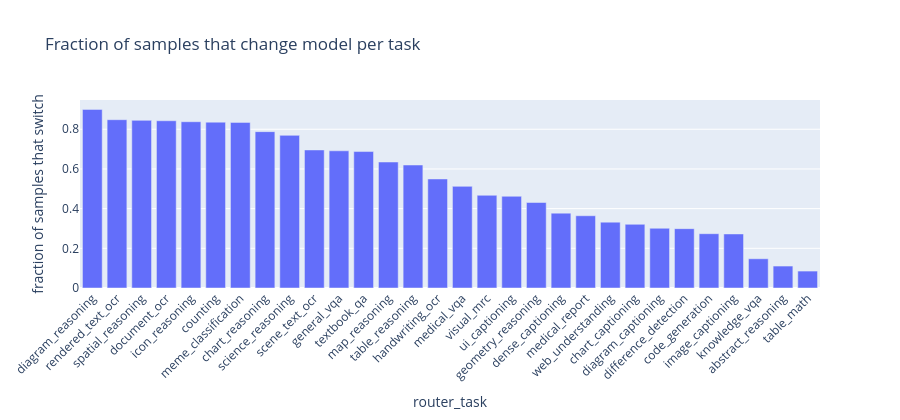

The cell this chart's notebook holds for it:
### Code cell
import plotly.express as px

routing = pd.DataFrame({
    "router_task": df_proc["router_task"].values,
    "old_model": best_old_name.values,
    "new_model": best_new_name.values,
})

routing["changed"] = routing["old_model"] != routing["new_model"]

# 1) Total change rate per task
task_change = (
    routing.groupby("router_task")["changed"]
    .mean()
    .rename("fraction_changed")
    .reset_index()
    .sort_values("fraction_changed", ascending=False)
)

fig1 = px.bar(
    task_change,
    x="router_task",
    y="fraction_changed",
    title="Fraction of samples that change model per task",
    labels={"fraction_changed": "fraction of samples that switch"},
)
fig1.update_layout(xaxis_tickangle=-45, height=420)
fig1.show()

### Figure 1 — Plotly figure (JSON) as saved in the notebook; plotly's stock layout.template omitted (floating-point values rounded to 4 significant figures)
{"data": [{"hovertemplate": "router_task=%{x}<br>fraction of samples that switch=%{y}<extra></extra>", "legendgroup": "", "marker": {"color": "#636efa", "pattern": {"shape": ""}}, "name": "", "orientation": "v", "showlegend": false, "textposition": "auto", "type": "bar", "x": ["diagram_reasoning", "rendered_text_ocr", "spatial_reasoning", "document_ocr", "icon_reasoning", "counting", "meme_classification", "chart_reasoning", "science_reasoning", "scene_text_ocr", "general_vqa", "textbook_qa", "map_reasoning", "table_reasoning", "handwriting_ocr", "medical_vqa", "visual_mrc", "ui_captioning", "geometry_reasoning", "dense_captioning", "medical_report", "web_understanding", "chart_captioning", "diagram_captioning", "difference_detection", "code_generation", "image_captioning", "knowledge_vqa", "abstract_reasoning", "table_math"], "xaxis": "x", "y": [0.9001, 0.8482, 0.8449, 0.8428, 0.838, 0.8358, 0.8346, 0.788, 0.7692, 0.6957, 0.6914, 0.6876, 0.635, 0.6199, 0.5495, 0.5122, 0.4671, 0.4622, 0.4309, 0.3773, 0.3641, 0.3319, 0.3209, 0.301, 0.299, 0.2737, 0.2724, 0.1473, 0.1106, 0.08532], "yaxis": "y"}], "layout": {"barmode": "relative", "height": 420, "legend": {"tracegroupgap": 0}, "title": {"text": "Fraction of samples that change model per task"}, "xaxis": {"anchor": "y", "domain": [0, 1], "tickangle": -45, "title": {"text": "router_task"}}, "yaxis": {"anchor": "x", "domain": [0, 1], "title": {"text": "fraction of samples that switch"}}}}
